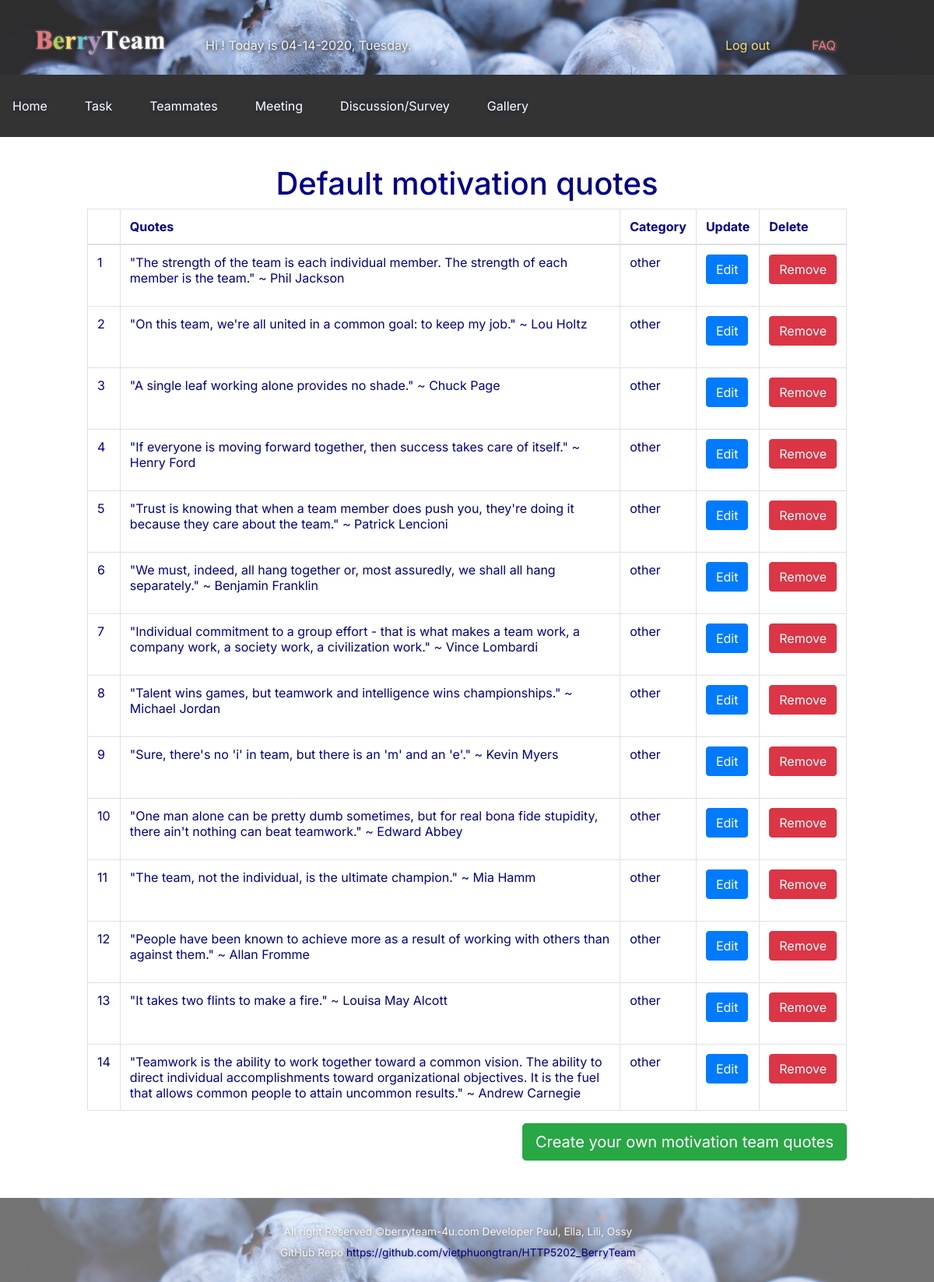
Page /MotivationQuote/list.php on the committed database.
### tables this page shows
CREATE TABLE `quotes` (
  `id` int(255) NOT NULL,
  `quotes` text NOT NULL,
  `category` varchar(255) NOT NULL DEFAULT 'other'
);

### Classes/motivationquotes.php (called while the page is built, shortened)
<?php
class Motivationquote {
    public function listQuotes($dbcon) {
        $sql = "SELECT * FROM quotes";
        $pdobtm = $dbcon->prepare($sql);
        $pdobtm->execute();
        $motivationquotes = $pdobtm->fetchAll(PDO::FETCH_ASSOC);
        return $motivationquotes;
    }
}

### MotivationQuote/list.php (the view, shortened to what this page needs)
<?php
require_once '/var/www/html/Classes/databaseserver.php';
require_once '/var/www/html/Classes/motivationquotes.php';
$dbcon = dbConnect::getDb();
$q = new allmotiquotes();
$motiquotes = $q->listQuotes($dbcon);
?>
<html lang="en">
    <head>
        <link rel="stylesheet" href="https://maxcdn.bootstrapcdn.com/bootstrap/4.0.0/css/bootstrap.min.css">
        <link rel="stylesheet" href="../Stylesheets/uniform.css">
        <link rel="stylesheet" type="text/css" href="../Stylesheets/navigation.css">
    </head>
    <body>
        <? include '/var/www/html/includes/header-landing.php' ?>
        <? include '/var/www/html/includes/navigation.php' ?>
        <div class="maincontainer">
            <h1 class="h1 text-center">Default motivation quotes</h1>
            <div class="m-1">
                <table class="table table-bordered tbl">
                    <thead>
                    <tr>
                        <th scope="col"></th>
                        <th scope="col">Quotes</th>
                        <th scope="col">Category</th>
                        <th scope="col">Update</th>
                        <th scope="col">Delete</th>
                    </tr>
                    </thead>
                    <tbody>
                    <?php foreach ($motiquotes as $motiquote) { ?>
                        <tr>
                            <td><?= $motiquote['id'] ?></td>
                            <td><?= $motiquote['quotes'] ?></td>
                            <td><?= $motiquote['category'] ?></td>
                            <td>
                                <form action="update.php" method="post">
                                    <input type="submit" class="button btn btn-primary" name="updateMotiQuote" value="Edit"/>
                                </form>
                            </td>
                            <td>
                                <form action="delete.php" method="post">
                                    <input type="submit" class="button btn btn-danger" name="deleteMotiQuote" value="Remove"/>
                                </form>
                            </td>
                        </tr>
                    <?php } ?>
                    </tbody>
                </table>
                <a href="add.php" id="btn_addMotiQuote" class="btn btn-success btn-lg float-right">Create your own motivation team quotes</a>
            </div>
        </div>
        <? include '/var/www/html/includes/footer-landing.php' ?>
    </body>
</html>

### Stylesheets/uniform.css (style rules this page uses)
body { margin: 0; padding: 0; font-family: 'Inter', sans-serif; color: darkblue; min-height:100%; }
a { text-decoration: none; color: inherit; }
.maincontainer { min-height: 60%; padding: 3vw 9vw; }

### rows in the picture
quotes: id "1", quotes "\"The strength of the team is each individual member. The strength of each member is the team.\" ~ Phil Jackson", category "other"
quotes: id "2", quotes "\"On this team, we're all united in a common goal: to keep my job.\" ~ Lou Holtz", category "other"
quotes: id "3", quotes "\"A single leaf working alone provides no shade.\" ~ Chuck Page", category "other"
quotes: id "4", quotes "\"If everyone is moving forward together, then success takes care of itself.\" ~ Henry Ford", category "other"
quotes: id "5", quotes "\"Trust is knowing that when a team member does push you, they're doing it because they care about the team.\" ~ Patrick Lencioni", category "other"
quotes: id "6", quotes "\"We must, indeed, all hang together or, most assuredly, we shall all hang separately.\" ~ Benjamin Franklin", category "other"
quotes: id "7", quotes "\"Individual commitment to a group effort - that is what makes a team work, a company work, a society work, a civilization work.\" ~ Vince Lombardi", category "other"
quotes: id "8", quotes "\"Talent wins games, but teamwork and intelligence wins championships.\" ~ Michael Jordan", category "other"
quotes: id "9", quotes "\"Sure, there's no 'i' in team, but there is an 'm' and an 'e'.\" ~ Kevin Myers", category "other"
quotes: id "10", quotes "\"One man alone can be pretty dumb sometimes, but for real bona fide stupidity, there ain't nothing can beat teamwork.\" ~ Edward Abbey", category "other"
quotes: id "11", quotes "\"The team, not the individual, is the ultimate champion.\" ~ Mia Hamm", category "other"
quotes: id "12", quotes "\"People have been known to achieve more as a result of working with others than against them.\" ~ Allan Fromme", category "other"
quotes: id "13", quotes "\"It takes two flints to make a fire.\" ~ Louisa May Alcott", category "other"
quotes: id "14", quotes "\"Teamwork is the ability to work together toward a common vision. The ability to direct individual accomplishments toward organizational objectives. It is the fuel that allows common people to attain uncommon results.\" ~ Andrew Carnegie", category "other"

### other values in the picture
$value "Home"
$value "Task"
$value "Teammates"
$value "Meeting"
$value "Discussion/Survey"
$value "Gallery"
